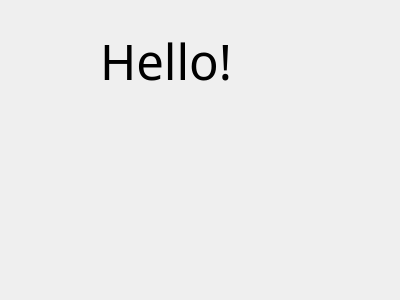
<?xml version="1.0" encoding="UTF-8"?>
<ui version="4.0">
 <class>WelcomeWindow</class>
 <widget class="QWidget" name="WelcomeWindow">
  <property name="geometry">
   <rect>
    <x>0</x>
    <y>0</y>
    <width>400</width>
    <height>300</height>
   </rect>
  </property>
  <property name="windowTitle">
   <string>WelcomeWindow</string>
  </property>
  <widget class="QLabel" name="helloLabel">
   <property name="geometry">
    <rect>
     <x>100</x>
     <y>30</y>
     <width>161</width>
     <height>61</height>
    </rect>
   </property>
   <property name="font">
    <font>
     <family>Microsoft JhengHei UI Light</family>
     <pointsize>37</pointsize>
    </font>
   </property>
   <property name="text">
    <string>Hello!</string>
   </property>
  </widget>
  <widget class="QLabel" name="infoEdit">
   <property name="geometry">
    <rect>
     <x>16</x>
     <y>190</y>
     <width>371</width>
     <height>20</height>
    </rect>
   </property>
   <property name="font">
    <font>
     <family>Times New Roman</family>
     <pointsize>13</pointsize>
    </font>
   </property>
   <property name="text">
    <string/>
   </property>
   <property name="alignment">
    <set>Qt::AlignCenter</set>
   </property>
  </widget>
 </widget>
 <layoutdefault spacing="6" margin="11"/>
 <resources/>
 <connections/>
</ui>
